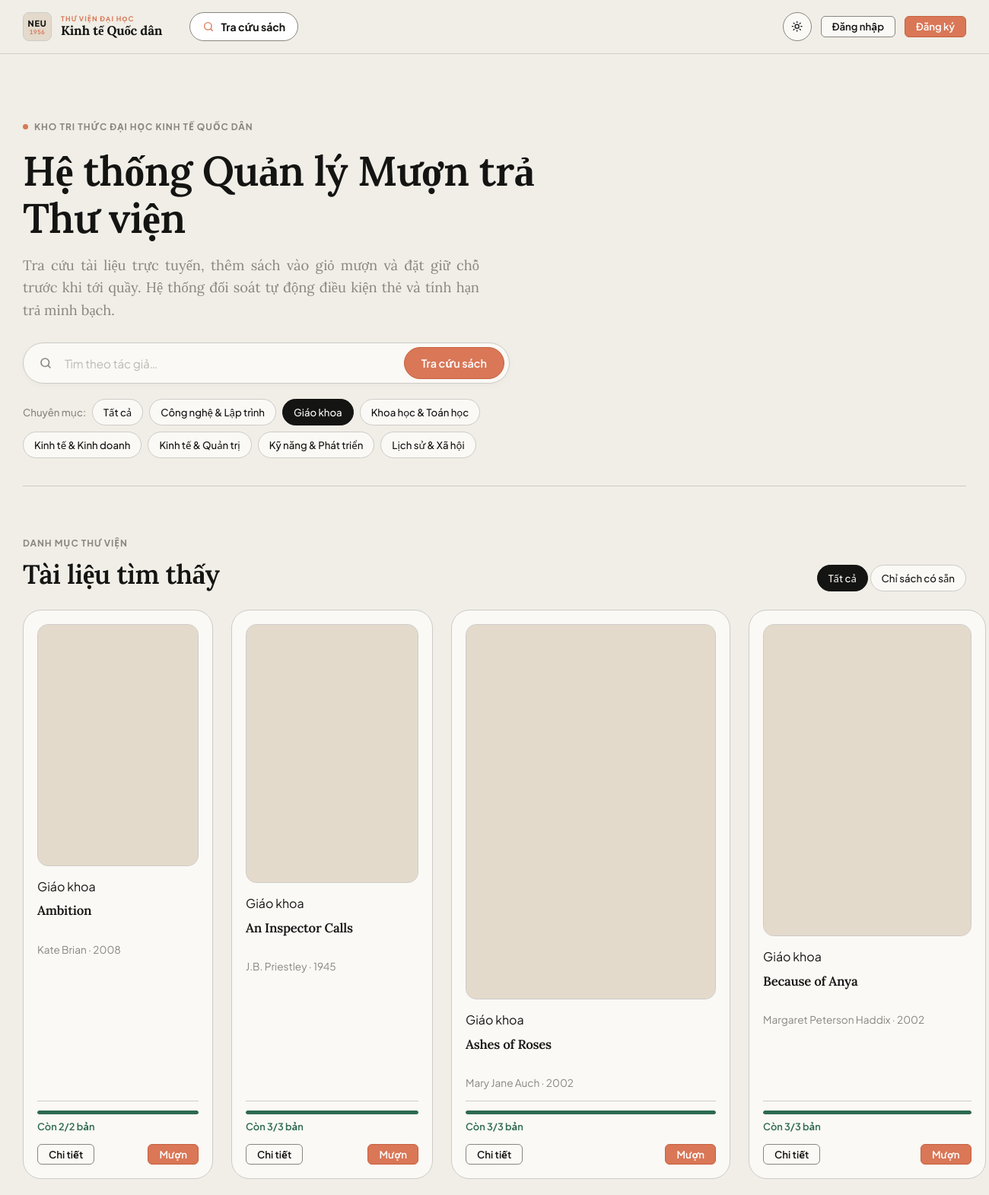
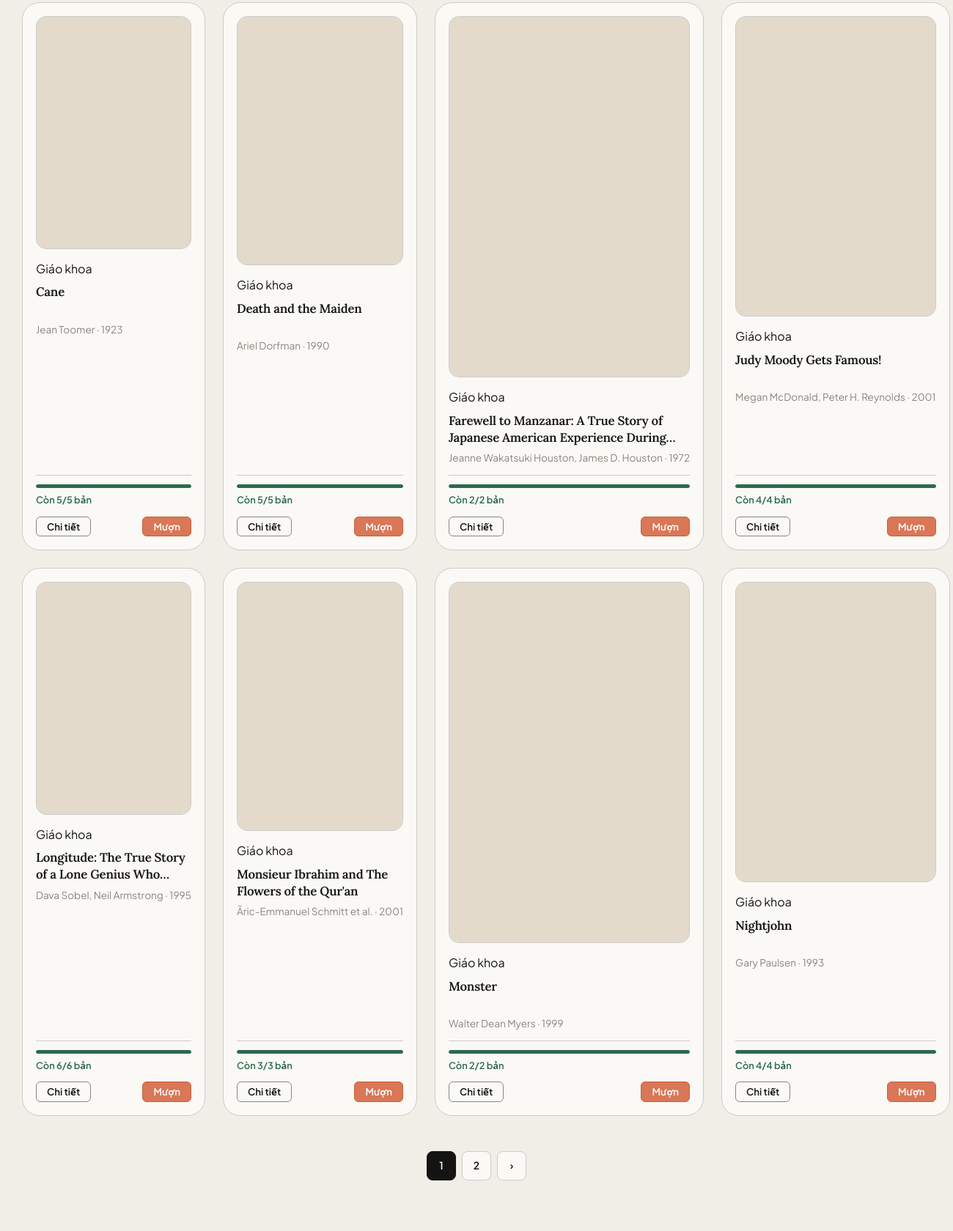
The page /?category=10 (upper part) on the database its author committed (2 pictures, top to bottom).
### app/models.py (models this page shows, shortened)
class Category(db.Model):
    id = db.Column(db.Integer, primary_key=True)
    name = db.Column(db.String(80), unique=True, nullable=False)
    books = db.relationship("Book", back_populates="category")

class Book(db.Model):
    id = db.Column(db.Integer, primary_key=True)
    title = db.Column(db.String(200), nullable=False, index=True)
    author = db.Column(db.String(120), nullable=False)
    isbn = db.Column(db.String(20))
    publisher = db.Column(db.String(120))
    year = db.Column(db.Integer)
    description = db.Column(db.Text)
    cover_url = db.Column(db.String(500))          # URL ảnh bìa
    location = db.Column(db.String(50))            # Vị trí kệ, vd: "Kệ CNTT - Ngăn 03"
    price = db.Column(db.Integer, nullable=False, default=100000) # Giá bìa sách (dùng tính tiền đền bù/phạt)
    is_active = db.Column(db.Boolean, nullable=False, default=True) # Còn lưu hành không
    total_copies = db.Column(db.Integer, nullable=False, default=1)
    available_copies = db.Column(db.Integer, nullable=False, default=1)
    category_id = db.Column(db.Integer, db.ForeignKey("category.id"))
    category = db.relationship("Category", back_populates="books")
    copies = db.relationship("BookCopy", back_populates="book", cascade="all, delete-orphan")
    loans = db.relationship("Loan", back_populates="book")
    cart_items = db.relationship("CartItem", back_populates="book", cascade="all, delete-orphan")

### app/blueprints/main.py (the view)
@bp.route("/")
def index():
    page = request.args.get("page", 1, type=int)
    category_id = request.args.get("category", type=int)
    only_available = request.args.get("available") == "1"
    q = request.args.get("q", "").strip()
    pagination = book_service.search_books(
        q=q,
        category_id=category_id,
        only_available=only_available,
        page=page,
        per_page=current_app.config["PER_PAGE"]
    )
    return render_template(
        "index.html",
        pagination=pagination,
        categories=Category.query.order_by(Category.name).all(),
        stats=book_service.public_stats(),
        selected_cat=category_id,
        q=q,
        only_available=only_available,
    )

### app/services/book_service.py (called while the page is built)
def search_books(q="", category_id=None, only_available=False, page=1, per_page=9, active_only=True):
    query = Book.query
    if active_only:
        query = query.filter(Book.is_active.is_(True))
    if q:
        like = f"%{q}%"
        query = query.filter(db.or_(Book.title.ilike(like), Book.author.ilike(like),
                                     Book.isbn.ilike(like)))
    if category_id:
        query = query.filter(Book.category_id == category_id)
    if only_available:
        query = query.filter(Book.available_copies > 0)
    return query.order_by(Book.title).paginate(page=page, per_page=per_page, error_out=False)

def public_stats():
    return {
        "titles": Book.query.filter(Book.is_active.is_(True)).count(),
        "copies": db.session.query(func.coalesce(func.sum(Book.total_copies), 0)).filter(Book.is_active.is_(True)).scalar(),
        "readers": User.query.filter_by(role="reader").count(),
        "categories": Category.query.count(),
    }

### app/templates/index.html (shortened to what this page needs)
{% extends "base.html" %}
{% from "macros.html" import csrf, icon, cover, meter, pager, empty %}
{% block content %}
{% set filtering = request.args.q or request.args.category or request.args.available %}
{% set params = {'q': request.args.q, 'category': request.args.category, 'available': request.args.available} %}
<section class="hero-editorial">
  <div class="hero-grid">
    <div class="hero-content" data-reveal>
      <span class="eyebrow-tag"><span class="dot"></span> KHO TRI THỨC ĐẠI HỌC KINH TẾ QUỐC DÂN</span>
      <h1 class="hero-title">Hệ thống Quản lý Mượn trả Thư viện</h1>
      <p class="hero-lead">Tra cứu tài liệu trực tuyến, thêm sách vào giỏ mượn và đặt giữ chỗ trước khi tới quầy. Hệ thống đối soát tự động điều kiện thẻ và tính hạn trả minh bạch.</p>
      <div class="search-box" data-live-search>
        <form method="get" action="{{ url_for('main.index') }}" role="search">
          <span class="search-icon">{{ icon('search') }}</span>
          <input name="q" value="{{ request.args.q or '' }}" placeholder="Tìm theo tên tác phẩm, tác giả hoặc ISBN..." autocomplete="off" spellcheck="false">
          <button class="btn btn-primary" type="submit">Tra cứu sách</button>
        </form>
      </div>
      {% if categories %}
      <div class="hero-tags">
        <span class="tags-label">Chuyên mục:</span>
        <a class="chip {{ 'active' if not request.args.category }}" href="{{ url_for('main.index') }}">Tất cả</a>
        {% for c in categories[:7] %}
          <a class="chip {{ 'active' if request.args.category|string == c.id|string }}" href="{{ url_for('main.index', category=c.id) }}">{{ c.name }}</a>
        {% endfor %}
      </div>
      {% endif %}
    </div>
  </div>
</section>
<section id="books" class="catalog-section">
  <div class="section-head" data-reveal>
    <div>
      <span class="eyebrow-tag">DANH MỤC THƯ VIỆN</span>
      <h2 class="section-title mt-1">{{ 'Tài liệu tìm thấy' if filtering else 'Khám phá kho tư liệu' }}</h2>
    </div>
    <div class="catalog-filters">
      <a class="chip {{ 'active' if not request.args.available }}" href="{{ url_for('main.index', q=request.args.q, category=request.args.category) }}">Tất cả</a>
      <a class="chip {{ 'active' if request.args.available == '1' }}" href="{{ url_for('main.index', q=request.args.q, category=request.args.category, available='1') }}">Chỉ sách có sẵn</a>
    </div>
  </div>
  {% if pagination.items %}
  <div class="book-grid" data-stagger>
    {% for b in pagination.items %}
    <article class="card book-card" data-reveal data-tilt="4">
      <a href="{{ url_for('main.book_detail', book_id=b.id) }}" class="card-cover-wrapper">
        {{ cover(b) }}
      </a>
      <div class="card-content">
        <div class="card-category">{{ b.category.name if b.category else 'Khác' }}</div>
        <h3 class="card-title">
          <a href="{{ url_for('main.book_detail', book_id=b.id) }}" title="{{ b.title }}">{{ b.title }}</a>
        </h3>
        <div class="card-author">{{ b.author }}{% if b.year %} · {{ b.year }}{% endif %}</div>
      </div>
      <div class="card-footer-meta">
        {{ meter(b) }}
        <div class="actions">
          <a class="btn btn-ghost btn-sm" href="{{ url_for('main.book_detail', book_id=b.id) }}">Chi tiết</a>
          {% if current_user.is_authenticated and not current_user.is_admin %}
          <form method="post" action="{{ url_for('main.cart_add', book_id=b.id) }}">{{ csrf() }}
            <button class="btn btn-secondary btn-sm" {{ 'disabled' if b.available_copies < 1 }} title="Thêm vào giỏ mượn">
              {{ icon('layers') }}
            </button>
          </form>
          <form method="post" action="{{ url_for('main.borrow', book_id=b.id) }}">{{ csrf() }}
            <button class="btn btn-primary btn-sm" {{ 'disabled' if b.available_copies < 1 }} title="Mượn ngay 1-click">
              Mượn ngay
            </button>
          </form>
          {% elif not current_user.is_authenticated %}
          <a class="btn btn-primary btn-sm" href="{{ url_for('auth.login', next=url_for('main.book_detail', book_id=b.id)) }}">Mượn</a>
          {% endif %}
        </div>
      </div>
    </article>
    {% endfor %}
  </div>
  {{ pager(pagination, 'main.index', params) }}
  {% else %}
  <div class="card empty-card">
    {{ empty('🔍', 'Không tìm thấy ấn bản phù hợp', 'Thử tìm với từ khóa tổng quát hơn hoặc xóa bớt tiêu chí lọc.') }}
  </div>
  {% endif %}
</section>
{% endblock %}

### app/templates/macros.html (shortened to what this page needs)
{% macro icon(name) %}<svg class="icon" viewBox="0 0 24 24" aria-hidden="true">{{ _icons[name]|safe }}</svg>{% endmacro %}
{% macro cover(book, cls='') %}
{% if book.cover_url %}
<div class="cover cover-img {{ cls }}">
</div>
{% else %}
<div class="cover c{{ (book.category_id or 0) % 6 }} {{ cls }}"><div class="cover-in">
  <span class="cover-cat">{{ book.category.name if book.category else 'Sách' }}</span>
  <span class="cover-title">{{ book.title }}</span>
  <span class="cover-author">{{ book.author }}</span>
</div></div>
{% endif %}
{% endmacro %}
{% macro meter(book) %}
{% set total = book.total_copies or 0 %}
{% set pct = ((book.available_copies / total * 100)|round|int) if total else 0 %}
<div class="meter {{ 'low' if book.available_copies == 1 }} {{ 'out' if book.available_copies < 1 }}">
  <div class="meter-bar"><i style="width: {{ pct }}%"></i></div>
  <span class="meter-text">{% if book.available_copies > 0 %}Còn {{ book.available_copies }}/{{ total }} bản{% else %}Hết bản{% endif %}</span>
</div>
{% endmacro %}
{% macro pager(pagination, endpoint, params={}) %}
{% if pagination.pages > 1 %}
<nav class="pager" aria-label="Phân trang">
  {% for p in pagination.iter_pages(left_edge=1, right_edge=1, left_current=1, right_current=2) %}
    {% if p %}<a class="pager-btn {{ 'active' if p == pagination.page }}" href="{{ url_for(endpoint, page=p, **params) }}">{{ p }}</a>
    {% else %}<span class="pager-gap">…</span>{% endif %}
  {% endfor %}
  {% if pagination.has_next %}<a class="pager-btn" href="{{ url_for(endpoint, page=pagination.next_num, **params) }}" aria-label="Trang sau">›</a>{% endif %}
</nav>
{% endif %}
{% endmacro %}

### rows shown on the page
Category: name "Công nghệ & Lập trình"
Category: name "Giáo khoa"
Category: name "Khoa học & Toán học"
Category: name "Kinh tế & Kinh doanh"
Category: name "Kinh tế & Quản trị"
Category: name "Kỹ năng & Phát triển"
Category: name "Lịch sử & Xã hội"
Book: category "Giáo khoa", title "Ambition", author "Kate Brian", year "2008", {{ pct }} 100 (drawn), available_copies "2", total "2"
Book: category "Giáo khoa", title "An Inspector Calls", author "J.B. Priestley", year "1945", {{ pct }} 100 (drawn), available_copies "3", total "3"
Book: category "Giáo khoa", title "Ashes of Roses", author "Mary Jane Auch", year "2002", {{ pct }} 100 (drawn), available_copies "3", total "3"
Book: category "Giáo khoa", title "Because of Anya", author "Margaret Peterson Haddix", year "2002", {{ pct }} 100 (drawn), available_copies "3", total "3"
Book: category "Giáo khoa", title "Cane", author "Jean Toomer", year "1923", {{ pct }} 100 (drawn), available_copies "5", total "5"
Book: category "Giáo khoa", title "Death and the Maiden", author "Ariel Dorfman", year "1990", {{ pct }} 100 (drawn), available_copies "5", total "5"
Book: category "Giáo khoa", title "Farewell to Manzanar: A True Story of Japanese American Experience…", author "Jeanne Wakatsuki Houston, James D. Houston", year "1972", {{ pct }} 100 (drawn), available_copies "2", total "2"
Book: category "Giáo khoa", title "Judy Moody Gets Famous!", author "Megan McDonald, Peter H. Reynolds", year "2001", {{ pct }} 100 (drawn), available_copies "4", total "4"
Book: category "Giáo khoa", title "Longitude: The True Story of a Lone Genius…", author "Dava Sobel, Neil Armstrong", year "1995", {{ pct }} 100 (drawn), available_copies "6", total "6"
Book: category "Giáo khoa", title "Monsieur Ibrahim and The Flowers of the Qur'an", author "Ãric-Emmanuel Schmitt et al.", year "2001", {{ pct }} 100 (drawn), available_copies "3", total "3"
Book: category "Giáo khoa", title "Monster", author "Walter Dean Myers", year "1999", {{ pct }} 100 (drawn), available_copies "2", total "2"
Book: category "Giáo khoa", title "Nightjohn", author "Gary Paulsen", year "1993", {{ pct }} 100 (drawn), available_copies "4", total "4"

### other values the page prints
{{ 'Tài liệu tìm thấy' if filtering else 'Khám phá kho tư liệu' }} "Tài liệu tìm thấy"
{{ p }} "1" "2"
